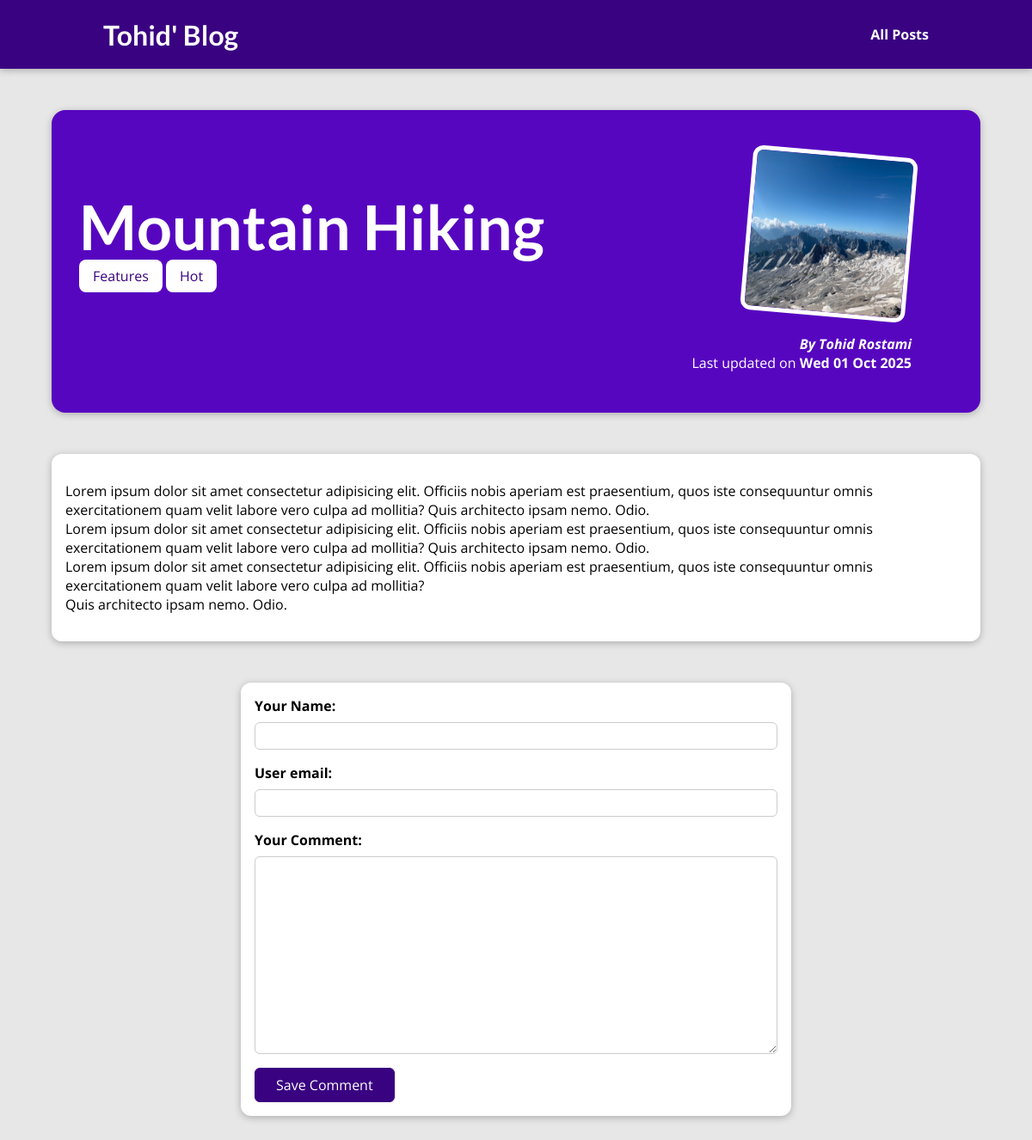
The page /posts/hike-in-the-mountains on the database its author committed.
### blog/models.py (models this page shows, shortened)
class Post(models.Model):
    title= models.CharField(max_length=150)
    excerpt = models.CharField(max_length=200)
    image = models.ImageField(upload_to="posts", null=True)
    date = models.DateField(auto_now=True)
    slug = models.SlugField(unique=True, db_index=True)
    content = models.TextField(validators=[MinLengthValidator(10)])
    author = models.ForeignKey(Author, on_delete=models.SET_NULL, null=True, related_name="posts")
    tags = models.ManyToManyField(Tag)

class Tag(models.Model):
    caption = models.CharField(max_length=20)

class Author(models.Model):
    first_name = models.CharField(max_length=100)
    last_name = models.CharField(max_length=100)
    email_address = models.EmailField()
    def full_name(self):
        return f"{self.first_name} {self.last_name}"
    def __str__(self):
        return self.full_name()

### blog/views.py (the view)
# urls.py: path("posts/<slug:slug>", views.SingelPostView.as_view(), name="post-detail-page")
class SingelPostView(DetailView):
    template_name="blog/post-detail.html"
    model=Post
    def get_context_data(self, **kwargs):
        context = super().get_context_data(**kwargs)
        context["post_tags"] = self.object.tags.all()
        context["comment_form"] = CommentForm()
        return context

### blog/forms.py
class CommentForm(forms.ModelForm):
    class Meta:
        model=Comment
        exclude=["post"]
        labels = {
            "user_name": "Your Name",
            "user_mail": "Your Email",
            "text": "Your Comment",
        }

### blog/templates/blog/post-detail.html (shortened to what this page needs)
{% extends "base.html" %}
{% load static %}
{% block css_files %}
<link rel="stylesheet" href="{% static "blog/post-detail.css" %}" />
{% endblock %}
{% block content %}
<section id="summary">
  <h2>{{ post.title }}</h2>
  <div>
    {% for tag in post_tags %}
      <span class="tag">{{ tag.caption }}</span>
    {% endfor %}
  </div>
  <article>
    <img src="{{ post.image.url }}" alt="Post Title" />
    <address>By <a href="mailto:{{ post.author.email_address }}">{{ post.author }}</a></address>
    <div>Last updated on <time>{{ post.date|date:"D d M Y" }}</time></div>
  </article>
</section>
<main>
  {{ post.content|linebreaks }}
</main>
<div>
  <form action="{% url "post-detail-page" post.slug %}" method="POST" id="comment-form">
    {% for form_field in comment_form %}
      <div class="form-control">
        {{ form_field.label_tag }}
        {{ form_field }}
      </div>
    {% endfor %}
    <button>Save Comment</button>
  </form>
</div>
{% endblock %}

### templates/base.html (shortened to what this page needs)
{% load static %}
<!DOCTYPE html>
<html lang="en">
<head>
  <link rel="stylesheet" href="{% static "app.css" %}">
  {% block css_files %}{% endblock %}
</head>
<body>
  <header id="main-navigation">
    <h1><a href="{% url "starting-page" %}">Tohid' Blog</a></h1>
    <nav>
      <a href="{% url "posts-page" %}">All Posts</a>
    </nav>
  </header>
  {% block content %}
  {% endblock %}
</body>
</html>

### static/app.css (style rules this page uses)
* { box-sizing: border-box; }
html { font-family: 'Open Sans', 'Lato', sans-serif; }
body { margin: 0; }
h1, h2, h3 { font-family: 'Lato', sans-serif; font-weight: bold; }
#main-navigation { width: 100%; height: 5rem; display: flex; justify-content: space-between; align-items: center; padding: 0 10%; position: absolute; top: 0; left: 0; }
#main-navigation a { text-decoration: none; color: white; font-weight: bold; }

### blog/static/blog/post-detail.css (style rules this page uses)
body { background-color: #e7e7e7; }
#main-navigation { background-color: #390281; box-shadow: 0 2px 8px rgba(0, 0, 0, 0.25); }
#summary { margin: 8rem auto 3rem auto; padding: 2rem; width: 90%; max-width: 90rem; border-radius: 16px; background-color: #5706c0; position: relative; box-shadow: 0 2px 8px rgba(0, 0, 0, 0.25); height: 22rem; }
#summary h2 { color: white; font-size: 4.5rem; margin-bottom: 0.25rem; }
#summary article { position: absolute; top: 2rem; right: 3rem; padding: 1rem 2rem; border-radius: 12px; text-align: right; color: white; }
#summary article img { width: 12rem; height: 12rem; border-radius: 12px; transform: rotateZ(5deg); border: 5px solid white; margin-bottom: 1rem; }
#summary address { font-weight: bold; }
#summary a { color: white; text-decoration: none; }
#summary time { font-weight: bold; }
main { width: 90%; max-width: 90rem; margin: 3rem auto; background-color: white; padding: 1rem; border-radius: 12px; box-shadow: 0 2px 8px rgba(0, 0, 0, 0.25); }
.tag { background-color: white; color: #390281; padding: 0.5rem 1rem; border-radius: 8px; }
#comment-form { margin: 3rem auto; width: 90%; max-width: 40rem; border-radius: 12px; background-color: white; box-shadow: 0 2px 8px rgba(0, 0, 0, 0.25); padding: 1rem; }
#comment-form button { font: inherit; background-color: #390281; color: white; border: 1px solid #390281; padding: 0.5rem 1.5rem; border-radius: 6px; cursor: pointer; }
.form-control { margin-bottom: 1rem; }
.form-control label { font-weight: bold; margin-bottom: 0.5rem; display: block; }
.form-control input, .form-control textarea { display: block; width: 100%; font: inherit; padding: 0.25rem; border-radius: 6px; border: 1px solid #ccc; }

### rows shown on the page
Post: title "Mountain Hiking", image (picture), author "Tohid Rostami", date "Wed 01 Oct 2025", content "Lorem ipsum dolor sit amet consectetur adipisicing elit. Officiis nobis aperiam est praesentium, quos iste consequuntur omnis exercitationem quam velit labore vero culpa ad mollitia? Quis architecto ipsam nemo. Odio. Lorem ipsum dolor sit amet consectetur adipisicing elit. Officiis nobis aperiam est praesentium, quos iste consequuntur omnis exercitationem quam velit labore vero culpa ad mollitia? Quis architecto ipsam nemo. Odio. Lorem ipsum dolor sit amet consectetur adipisicing elit. Officiis nobis aperiam est praesentium, quos iste consequuntur omnis exercitationem quam velit labore vero culpa ad mollitia? Quis architecto ipsam nemo. Odio."
Tag: caption "Features"
Tag: caption "Hot"
